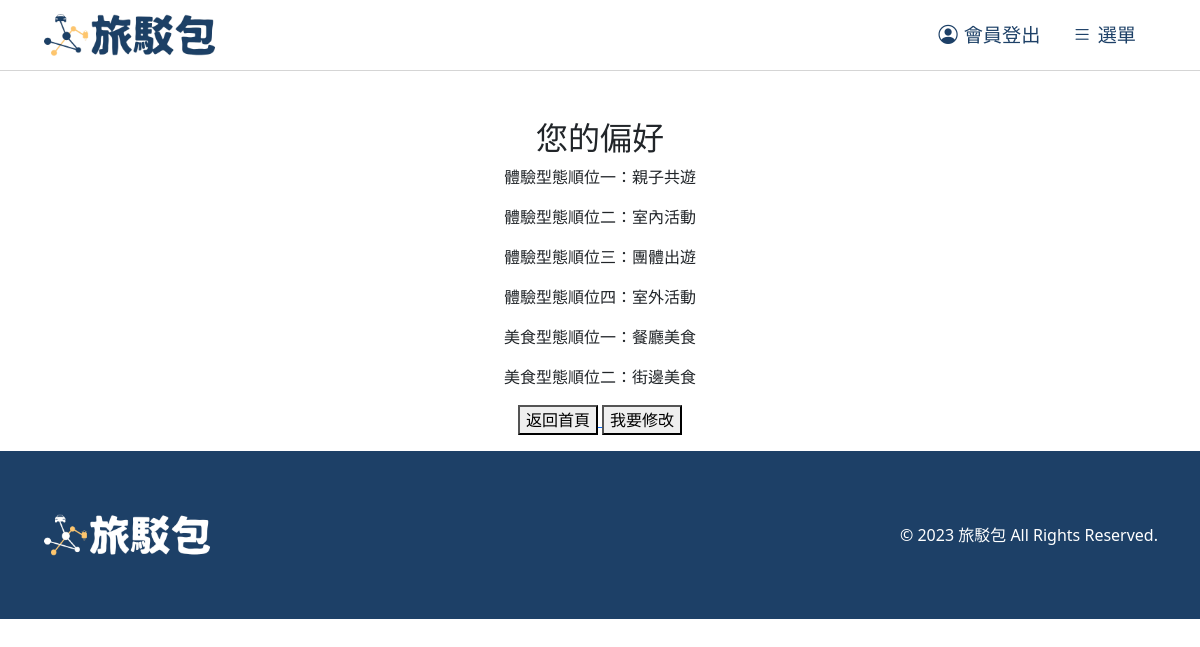
Screenshot of /prefer2/ (signed in) with the database file from the repository.
### first/models.py (models this page shows)
class Preference(models.Model):
    fk1 = models.ForeignKey(User, on_delete=models.SET_NULL, null=True, blank=True)
    choice1 = models.CharField(max_length=50)
    choice2 = models.CharField(max_length=50)
    choice3 = models.CharField(max_length=50)
    choice4 = models.CharField(max_length=50, default="室內")

class Preference_food(models.Model):
    fk2 = models.ForeignKey(User, on_delete=models.SET_NULL, null=True, blank=True)
    choice5 = models.CharField(max_length=50)
    choice6 = models.CharField(max_length=50)

### first/views.py (the view)
# urls.py: path('prefer2/', views.prefer2_view, name='prefer2'),
@login_required
def prefer2_view(request):
    user = request.user
    try:
        preferences = Preference.objects.get(fk1=user)
    except Preference.DoesNotExist:
        preferences = None
    try:
        preferences_food = Preference_food.objects.get(fk2=user)
    except Preference_food.DoesNotExist:
        preferences_food = None
    print(preferences, preferences_food)
    return render(request, 'prefer2.html', {'preferences': preferences, 'preferences_food': preferences_food})

### templates/prefer2.html (shortened to what this page needs)
{% load static %}
<!DOCTYPE html>
<html>
<head>
    <link href="https://cdn.jsdelivr.net/npm/bootstrap@5.3.2/dist/css/bootstrap.min.css" rel="stylesheet"
>
    <link rel="stylesheet" href="https://cdn.jsdelivr.net/npm/bootstrap-icons@1.11.1/font/bootstrap-icons.css">
    <link rel="stylesheet" href="{% static 'css/style.css' %}">
    <link rel="stylesheet" href="{% static 'css/share.css' %}">
    <link rel="stylesheet" href="{% static 'css/header.css' %}">
    <link rel="stylesheet" href="{% static 'css/footer.css' %}">
</head>
<body>
    {% include 'includes/header.html' %}
    <div class="container">
        <div class="row center mt-5">
            <div class="">
                <h2>您的偏好</h2>
                <p>體驗型態順位一：{{ preferences.choice1 }}</p>
                <p>體驗型態順位二：{{ preferences.choice2 }}</p>
                <p>體驗型態順位三：{{ preferences.choice3 }}</p>
                <p>體驗型態順位四：{{ preferences.choice4 }}</p>
                <p>美食型態順位一：{{ preferences_food.choice5 }}</p>
                <p>美食型態順位二：{{ preferences_food.choice6 }}</p>
            </div>
            <div class="buttons-container">
                {% if user.is_authenticated %}
                <a href="/index/">
                    <button class="button">返回首頁</button>
                </a>
                {% else %}
                <a href="/">
                    <button class="button">返回首頁</button>
                </a>
                {% endif %}
                <a href="/prefer_form/">
                    <button class="button">我要修改</button>
                </a>
            </div>
        </div>
    </div>
    {% include 'includes/footer.html' %}
</body>
</html>

### static/css/share.css (style rules this page uses)
.center { display: flex; justify-content: center; text-align: center; align-items: center; }

### rows the page displays
Preference: choice1 "親子共遊", choice2 "室內活動", choice3 "團體出遊", choice4 "室外活動"
Preference_food: choice5 "餐廳美食", choice6 "街邊美食"
